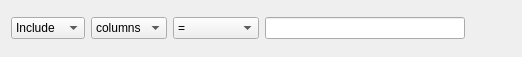
<?xml version="1.0" encoding="UTF-8"?>
<ui version="4.0">
 <class>Form</class>
 <widget class="QWidget" name="Form">
  <property name="geometry">
   <rect>
    <x>0</x>
    <y>0</y>
    <width>522</width>
    <height>57</height>
   </rect>
  </property>
  <property name="sizePolicy">
   <sizepolicy hsizetype="MinimumExpanding" vsizetype="Minimum">
    <horstretch>0</horstretch>
    <verstretch>0</verstretch>
   </sizepolicy>
  </property>
  <property name="windowTitle">
   <string>Form</string>
  </property>
  <layout class="QHBoxLayout" name="horizontalLayout">
   <item>
    <widget class="QComboBox" name="comboBox">
     <item>
      <property name="text">
       <string>Include</string>
      </property>
     </item>
     <item>
      <property name="text">
       <string>Exclude</string>
      </property>
     </item>
    </widget>
   </item>
   <item>
    <widget class="QComboBox" name="comboBox_2">
     <item>
      <property name="text">
       <string>columns</string>
      </property>
     </item>
     <item>
      <property name="text">
       <string>rows</string>
      </property>
     </item>
    </widget>
   </item>
   <item>
    <widget class="QComboBox" name="comboBox_3">
     <item>
      <property name="text">
       <string>=</string>
      </property>
     </item>
     <item>
      <property name="text">
       <string>&lt;</string>
      </property>
     </item>
     <item>
      <property name="text">
       <string>&gt;</string>
      </property>
     </item>
     <item>
      <property name="text">
       <string>&lt;=</string>
      </property>
     </item>
     <item>
      <property name="text">
       <string>&gt;=</string>
      </property>
     </item>
     <item>
      <property name="text">
       <string>between</string>
      </property>
     </item>
     <item>
      <property name="text">
       <string>containing</string>
      </property>
     </item>
    </widget>
   </item>
   <item>
    <widget class="QLineEdit" name="lineEdit"/>
   </item>
   <item>
    <widget class="QPushButton" name="pushButton">
     <property name="sizePolicy">
      <sizepolicy hsizetype="Minimum" vsizetype="Minimum">
       <horstretch>0</horstretch>
       <verstretch>0</verstretch>
      </sizepolicy>
     </property>
     <property name="minimumSize">
      <size>
       <width>24</width>
       <height>24</height>
      </size>
     </property>
     <property name="text">
      <string/>
     </property>
     <property name="icon">
      <iconset>
       <normaloff>../icons/delete_normal.png</normaloff>../icons/delete_normal.png</iconset>
     </property>
     <property name="iconSize">
      <size>
       <width>20</width>
       <height>20</height>
      </size>
     </property>
     <property name="flat">
      <bool>true</bool>
     </property>
    </widget>
   </item>
  </layout>
 </widget>
 <resources/>
 <connections/>
</ui>
